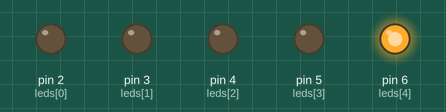
The sketch below on a simulated Arduino Uno, built with avr-gcc and run on an emulated ATmega328P. Shown: output pins drawn as LEDs (lit = HIGH).

Above: at 0.07 s.
At 0.37 s:
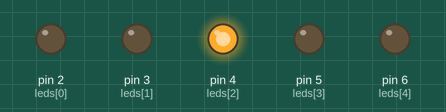
At 0.97 s:
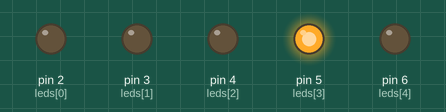
At 1.42 s:
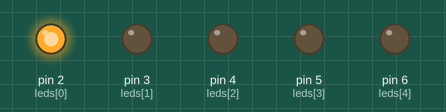
At 2.77 s:
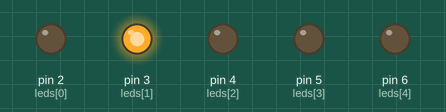
Timing chart, 0 to 3.1 s (numbered marks = the images above):
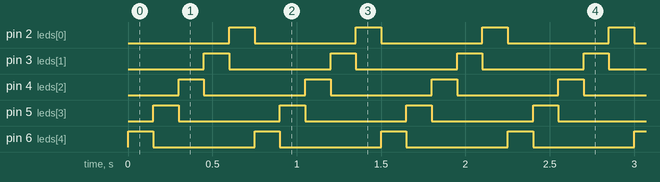

Measured:
- by itself, pin 2 (leds[0]), pin 3 (leds[1]), pin 4 (leds[2]), pin 5 (leds[3]), pin 6 (leds[4]): alternates HIGH for 0.15 s and LOW for 0.60 s
- by itself, everything shown: repeats every 0.75 s, in 5 steps

The sketch:

reverse-chaser.ino
```cpp
// Reverse LED Chaser
// LEDs: D2, D3, D4, D5, D6

int leds[] = {2, 3, 4, 5, 6};
int ledCount = 5;
int delayTime = 150;

void setup() {
  for (int i = 0; i < ledCount; i++) {
    pinMode(leds[i], OUTPUT);
  }
}

void loop() {
  for (int i = ledCount - 1; i >= 0; i--) {
    digitalWrite(leds[i], HIGH);
    delay(delayTime);
    digitalWrite(leds[i], LOW);
  }
}
```
